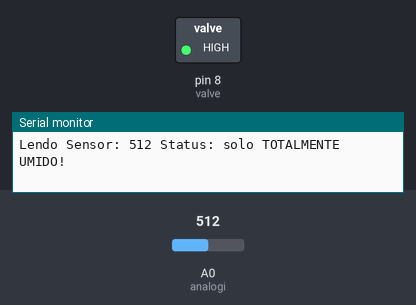
The sketch below on a simulated Arduino Uno, built with avr-gcc and run on an emulated ATmega328P. Parts: switched loads named in the sketch (green lamp = pin HIGH), the last lines printed to the serial monitor. Inputs (shaded band) come from the test bench; at power-on: A0 (analogi) = 512. Pins used as bus, display or sensor lines are not drawn.

Above: at 2.5 s.
2.6 s: A0 (analogi) set to 583
5.0 s: A0 (analogi) set to 609
At 6.3 s:
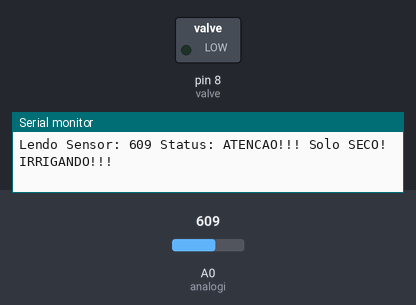
7.4 s: A0 (analogi) set to 590
At 9.6 s:
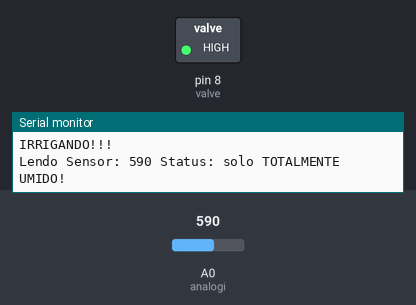
Timing chart, 0 to 11.1 s (numbered marks = the images above; inputs shaded):
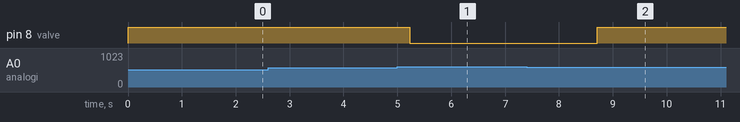

Measured:
- the behaviour switches between 600 and 601 on A0 (analogi) (found by bisection; images 0 and 1)
- after the input at 5.0 s, pin 8 (valve): HIGH → LOW after 0.23 s
- after the input at 7.4 s, pin 8 (valve): LOW → HIGH after 1.3 s

The sketch:

sensground4.ino
```cpp
// ===== SOIL MOISTURE RANGE =====
#define L1 600
// #define L2 340
// #define L3 511
// #define L4 682
// #define L5 853

// ===== HARDWARE MAPPING =====
#define analogi A0
#define digital 15
#define gnd_pin 16
#define vcc_pin 17

#define valve 8                                                       //relay signal for valve

// ===== FUNCTION PROTOTYPE =====
void humidity_reading(int level1/*, int level2, int level3, int level4, int level5*/);

// ===== GLOBAL VARIABLES =====
int value_add = 0x00;

// ===== INITIAL SETTINGS =====
void setup() {
    Serial.begin(9600);                                               //starts the serial port, sets the data rate to 9600 bps

    pinMode(analogi, INPUT);
    pinMode(digital, INPUT);
    pinMode(gnd_pin, OUTPUT);
    pinMode(vcc_pin, OUTPUT);

    digitalWrite(gnd_pin, LOW);
    digitalWrite(vcc_pin, HIGH);

    pinMode(valve, OUTPUT);                                           // declares valve as output
}

// ===== LOOP INFINITO =====
void loop() {
    humidity_reading(L1/*, L2, L3, L4, L5*/);                             //call function that reads moisture sensor
    delay(741);                                                       //refresh rate
}

// ===== DEVELOPMENT OF FUNCTIONS =====
void humidity_reading(int level1/*, int level2, int level3, int level4, int level5*/) {
    value_add = analogRead(analogi);                                  //reads analog and saved signal value in 'value_add'

    Serial.print("Lendo Sensor: ");                                   //print on Serial Monitor
    Serial.print(value_add);                                          //print on Serial Monitor

    if(value_add > 600) {
        Serial.println(" Status: ATENCAO!!! Solo SECO!\nIRRIGANDO!!!");
        digitalWrite(valve,LOW);                                      //turn on valve
        delay(1000);
    }
    else {
        Serial.println(" Status: solo TOTALMENTE UMIDO!");
        digitalWrite(valve,HIGH);                                     //turn off valve
        delay(1000);
    }


    // if(value_add > 0 && value_add < level1) {                         //identifies humidity level 0
    //     Serial.println(" Status: solo TOTALMENTE UMIDO!");
    //     digitalWrite(valve,HIGH);                                     //turn off valve
    //     delay(1000);
    // }

    // else if(value_add > level1 && value_add < level2) {               //identifies humidity level 1
    //     Serial.println(" Status: Umidade MEDIA!");
    //     digitalWrite(valve,HIGH);                                     //turn off valve
    //     delay(1000);
    // }

    // else if(value_add > level2 && value_add < level3) {               //identifies humidity level 2
    //     Serial.println(" Status: Umidade MINIMA!");
    //     digitalWrite(valve,HIGH);                                     //turn off valve
    //     delay(1000);
    // }

    // else if(value_add > level3 && value_add < level4) {               //identifies humidity level 3
    //     Serial.println(" Status: Solo SECANDO!\nPRONTO PARA INICIAR IRRIGACAO!");
    //     digitalWrite(valve,HIGH);                                     //turn off valve
    //     delay(1000);
    // }

    // else if(value_add > level4 && value_add < level5) {               //identifies humidity level 4
    //     Serial.println(" Status: Solo QUASE SECO!\nIRRIGANDO!!!");
    //     digitalWrite(valve,LOW);                                      //turn on valve
    //     delay(1000);
    // }

    // else if(value_add > level5 && value_add < 1024) {                 //identifies humidity level 5
    //     Serial.println(" Status: ATENCAO!!! Solo SECO!\nIRRIGANDO!!!");
    //     digitalWrite(valve,LOW);                                      //turn on valve
    //     delay(1000);
    // }
}
```
